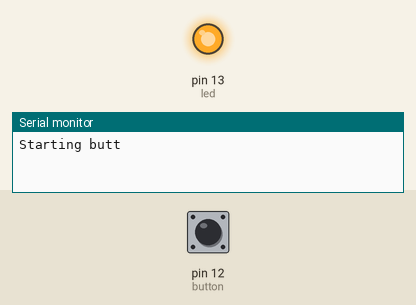
Bench run of a sketch on a simulated Arduino Uno, built with avr-gcc and run on an emulated ATmega328P. Parts: output pins drawn as LEDs (lit = HIGH), the last lines printed to the serial monitor. Inputs (shaded band) come from the test bench; at power-on: pin 12 (button) LOW.

Above: at 1.2 s.
1.3 s: pin 12 (button) pulled HIGH for 0.15 s
At 1.7 s:
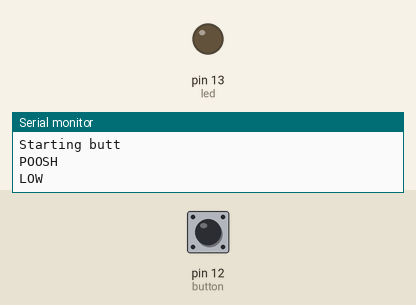
2.9 s: pin 12 (button) pulled HIGH for 1 s
At 4.1 s:
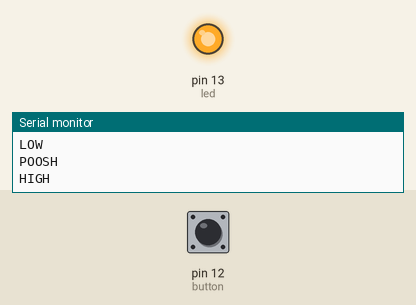
5.4 s: pin 12 (button) pulled HIGH for 3.2 s
At 6.0 s:
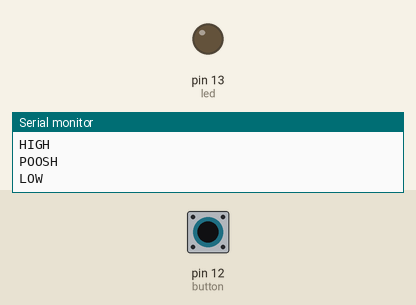
Timing chart, 0 to 8.4 s (numbered marks = the images above; inputs shaded):
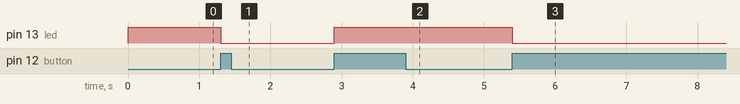

Measured:
- after the input at 1.3 s, pin 13 (led): HIGH → LOW at once
- after the input at 2.9 s, pin 13 (led): LOW → HIGH at once
- after the input at 5.4 s, pin 13 (led): HIGH → LOW at once

The sketch:

toggle_led.ino
```cpp
int led=13;
int button=12;

int led_state = HIGH;
int cur_button;
int prev_button = LOW;

void setup() {
  pinMode(button, INPUT);
  pinMode(led, OUTPUT);
  Serial.begin(9600);
  Serial.println("Starting butt");

}

void loop() {
  cur_button = digitalRead(button);
  if (cur_button == HIGH && prev_button == LOW) {
    Serial.println("POOSH");
    if (led_state == HIGH){
      led_state = LOW;
      Serial.println("LOW");
    }
    else {
      led_state = HIGH;
      Serial.println("HIGH");
    }
  }
  digitalWrite(led, led_state);
  prev_button = cur_button;
}
```
